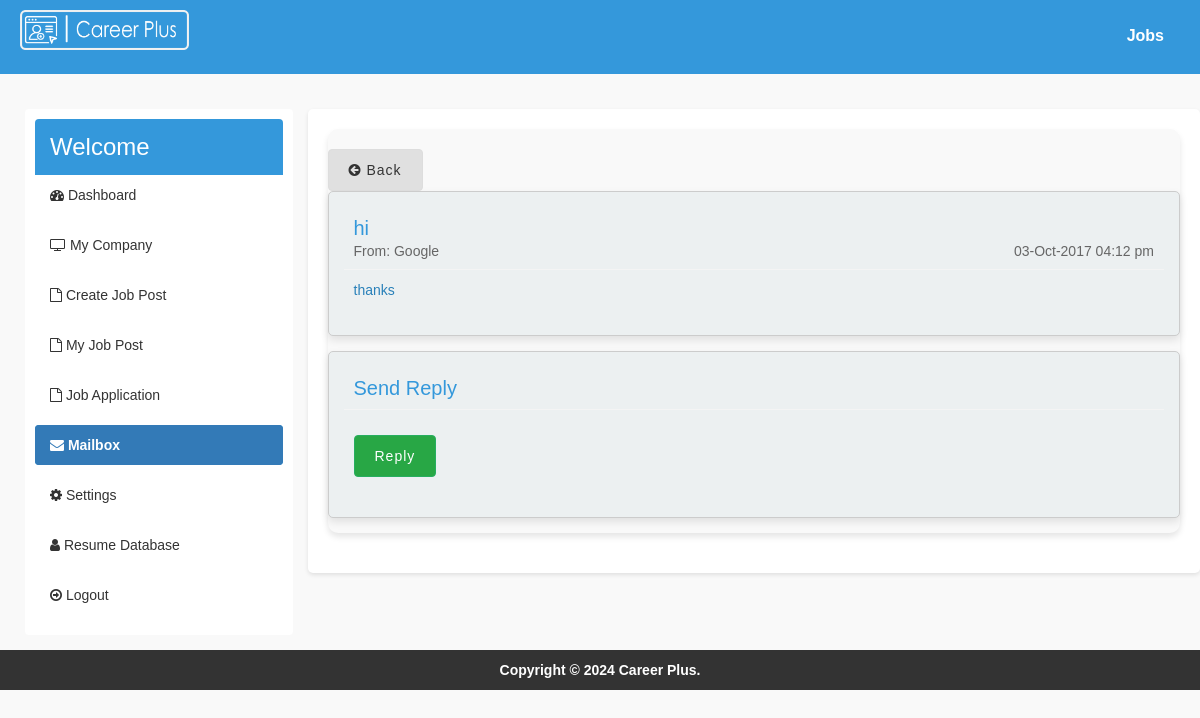
Page /company/read-mail.php?id_mail=6 (signed in) on the committed database.
### tables this page shows
CREATE TABLE `mailbox` (
  `id_mailbox` int(11) NOT NULL,
  `id_fromuser` int(11) NOT NULL,
  `fromuser` varchar(255) NOT NULL,
  `id_touser` int(11) NOT NULL,
  `subject` varchar(256) NOT NULL,
  `message` text NOT NULL,
  `createdAt` timestamp NOT NULL DEFAULT CURRENT_TIMESTAMP
);

CREATE TABLE `company` (
  `id_company` int(11) NOT NULL,
  `name` varchar(255) NOT NULL,
  `companyname` varchar(255) NOT NULL,
  `country` varchar(255) NOT NULL,
  `state` varchar(255) NOT NULL,
  `city` varchar(255) NOT NULL,
  `contactno` varchar(255) NOT NULL,
  `website` varchar(255) NOT NULL,
  `email` varchar(255) NOT NULL,
  `password` varchar(255) NOT NULL,
  `aboutme` varchar(255) DEFAULT NULL,
  `logo` varchar(255) NOT NULL,
  `createdAt` timestamp NOT NULL DEFAULT CURRENT_TIMESTAMP,
  `active` int(11) NOT NULL DEFAULT '2'
);

### company/read-mail.php (the view, shortened to what this page needs)
<?php
require_once("../db.php");
$sql = "SELECT * FROM mailbox WHERE id_mailbox='$_GET[id_mail]' AND (id_fromuser='$_SESSION[id_company]' OR id_touser='$_SESSION[id_company]')";
$result = $conn->query($sql);
if ($result->num_rows > 0) {
  $row = $result->fetch_assoc();
  if ($row['fromuser'] == "company") {
    $sql1 = "SELECT * FROM company WHERE id_company='$row[id_fromuser]'";
    $result1 = $conn->query($sql1);
    if ($result1->num_rows > 0) {
      $rowCompany = $result1->fetch_assoc();
    }
    $sql2 = "SELECT * FROM users WHERE id_user='$row[id_touser]'";
    $result2 = $conn->query($sql2);
    if ($result2->num_rows > 0) {
      $rowUser = $result2->fetch_assoc();
    }
  } else {
    $sql1 = "SELECT * FROM company WHERE id_company='$row[id_touser]'";
    $result1 = $conn->query($sql1);
    if ($result1->num_rows > 0) {
      $rowCompany = $result1->fetch_assoc();
    }
  }
}
?>
<!DOCTYPE html>
<html>
<head>
  <link rel="stylesheet" href="https://cdnjs.cloudflare.com/ajax/libs/ionicons/2.0.1/css/ionicons.min.css">
  <link rel="stylesheet" href="https://cdnjs.cloudflare.com/ajax/libs/twitter-bootstrap/3.3.7/css/bootstrap.min.css">
  <link rel="stylesheet" href="https://cdnjs.cloudflare.com/ajax/libs/font-awesome/4.7.0/css/font-awesome.min.css">
  <link rel="stylesheet" href="../css/style.css">
</head>
<body>
  <div class="wrapper">
    <header class="main-header">
      <a href="index.php" class="logo">
        <img class="header-logo" src="../img/career plus.png" alt="career plus logo">
      </a>
      <div class="navbar ">
        <ul class="nav navbar-nav">
          <li>
            <a href="../jobs.php" class="d1">Jobs</a>
          </li>
        </ul>
      </div>
    </header>
    <div class="content-wrapper">
      <div class="row">
        <div class="col-md-3">
          <div class="box-nav ">
            <div class="box-header with-border">
              <h3 class="box-title">Welcome </h3>
            </div>
            <div class="box-body no-padding">
              <ul class="nav nav-pills nav-stacked">
                <li><a href="index.php"><i class="fa fa-dashboard"></i> Dashboard</a></li>
                <li><a href="edit-company.php"><i class="fa fa-tv"></i> My Company</a></li>
                <li><a href="create-job-post.php"><i class="fa fa-file-o"></i> Create Job Post</a></li>
                <li><a href="my-job-post.php"><i class="fa fa-file-o"></i> My Job Post</a></li>
                <li><a href="job-applications.php"><i class="fa fa-file-o"></i> Job Application</a></li>
                <li class="active"><a href="mailbox.php"><i class="fa fa-envelope"></i> Mailbox</a></li>
                <li><a href="settings.php"><i class="fa fa-gear"></i> Settings</a></li>
                <li><a href="resume-database.php"><i class="fa fa-user"></i> Resume Database</a></li>
                <li><a href="../logout.php"><i class="fa fa-arrow-circle-o-right"></i> Logout</a></li>
              </ul>
            </div>
          </div>
        </div>
        <div class="col-md-9 bg-white padding-2">
          <div class="box box-solid">
            <div class="row">
              <div class="col-md-12">
                <a href="mailbox.php" class="btn btn-default"><i class="fa fa-arrow-circle-left"></i> Back</a>
                <div class="card">
                  <div class="mailbox-read-info">
                    <h3>
                      <?php echo $row['subject']; ?>
                    </h3>
                    <h5>From:
                      <?php echo $rowCompany['companyname']; ?>
                      <span class="mailbox-read-time pull-right">
                        <?php echo date("d-M-Y h:i a", strtotime($row['createdAt'])); ?>
                      </span>
                    </h5>
                  </div>
                  <div class="mailbox-read-message">
                    <?php echo stripcslashes($row['message']); ?>
                  </div>
                </div>
                <div class="card">
                  <div class="mailbox-read-info">
                    <h3>Send Reply</h3>
                  </div>
                  <div class="mailbox-read-message">
                    <form action="reply-mailbox.php" method="post">
                      <div class="form-group">
                        <button type="submit" class="btn btn-flat btn-success">Reply</button>
                      </div>
                    </form>
                  </div>
                </div>
              </div>
            </div>
          </div>
        </div>
      </div>
    </div>
  </div>
  <footer class="main-footer" style="margin-left: 0px;">
    <div class="text-center">
      <strong>Copyright &copy; 2024 <a href="#">Career Plus</a>.</strong>
    </div>
  </footer>
</body>
</html>

### css/style.css (style rules this page uses)
body { --color-primary: #3498db; --color-primary-dark: #2980b9; --color-primary-light: #ecf0f1; --color-error: #e74c3c; --color-success: #2ecc71; --color-success-dark: #27ae60; --border-radius: 4px; --box-shadow: 0px 0px 0px dimgray; font-family: Arial, Helvetica, sans-serif; background-color: #f9f9f9; margin: 0; padding: 0; transition: background-color 0.3s ease; }
.wrapper { margin: 0 auto; }
.main-header { background-color: var(--color-primary); padding: 10px 0; color: #fff; text-align: center; transition: background-color 0.3s ease, color 0.3s ease; }
.main-header .navbar { margin: 0; padding: 0; }
.header-logo { height: 40px; width: auto; float: left; margin-left: 20px; }
.navbar { margin-top: 20px; }
.navbar ul { list-style-type: none; padding: 0; margin: 0; }
.navbar ul li a { color: #fff; text-decoration: none; font-size: 16px; }
.box-nav { border-radius: var(--border-radius); background-color: #fff; box-shadow: var(--box-shadow); padding: 10px; }
.navbar-nav { list-style-type: none; margin: 0; padding: 0; float: right; }
.navbar-nav li { display: inline-block; margin-right: 20px; }
.navbar-nav li a { color: white; text-decoration: none; font-weight: bold; border-bottom: 2px solid transparent; transition: border-color 0.3s; }
.active { border-radius: var(--border-radius); box-shadow: var(--box-shadow); cursor: pointer; color: white; background-color: var(--color-primary); }
.content-wrapper { padding: 15px; margin-left: 10px; }
.padding-2 { padding: 20px; }
.box { border-radius: 10px; background: #f9f9f9; ; margin-bottom: 20px; width: 100%; box-shadow: 0 4px 6px rgba(0, 0, 0, 0.1); transition: box-shadow 0.3s, transform 0.3s; }
.box-header { background-color: var(--color-primary); color: #fff; padding: 15px; border-top-left-radius: 4px; border-top-right-radius: 4px; display: flex; justify-content: space-between; align-items: center; }
.box-title { margin: 0; font-size: 24px; }
.box-body { padding: 20px }
.pull-right { float: right; }
.no-padding { padding: 0px; }
.nav-pills li { margin-bottom: 10px; }
.nav-pills li a { color: #333; transition: color 0.3s ease; }
.nav-pills li.active a { font-weight: bold; }
.bg-white { background-color: #fff; padding: 20px; border-radius: 5px; box-shadow: 0 2px 4px rgba(0, 0, 0, 0.1); }
.nav-pills li a:before { content: ""; position: absolute; top: 50%; left: 50%; width: 0; height: 0; background-color: rgba(255, 255, 255, 0.2); border-radius: 50%; z-index: 0; transition: width 0.3s, height 0.3s, top 0.3s, left 0.3s; transform: translate(-50%, -50%); }
.row { padding-top: 20px; }
.main-footer { background-color: #333; color: #fff; padding: 10px 0; text-align: center; margin-bottom: 0px; }
.main-footer a { color: #fff; transition: color 0.3s ease; }
.btn { border-radius: 3px; -webkit-box-shadow: none; box-shadow: none; border: 1px solid transparent; }
.btn-flat { background-color: var(--color-primary); }
.btn-default { background-color: #f4f4f4; color: #444; border-color: #ddd; }
.btn-success { background-color: var(--color-success); border-color: var(--color-success-dark); }
.mailbox-read-info { border-bottom: 1px solid #f4f4f4; padding: 10px }
.mailbox-read-info h3 { font-size: 20px; margin: 0; color: var(--color-primary); }
.mailbox-read-info h5 { margin: 0; padding: 5px 0 0 0; color: #666; }
.mailbox-read-message { padding: 10px; color: var(--color-primary-dark); }
.card { border: 1px solid #ccc; border-radius: 5px; margin-bottom: 15px; box-shadow: 0 4px 8px rgba(0, 0, 0, 0.1); animation: fadeInUp 0.5s ease; padding: 15px; background-color: var(--color-primary-light); }
.btn { border-radius: 4px; padding: 10px 20px; font-size: 14px; letter-spacing: 1px; transition: all 0.2s ease-in-out; }
.btn-default { background-color: #e0e0e0; border-color: #ddd; color: #333; }
.btn-success, .btn-danger { color: #fff; }
.btn-success { background-color: #28a745; }

### rows in the picture
mailbox: subject "hi", createdAt "03-Oct-2017 04:12 pm", message "thanks"
company: companyname "Google"
